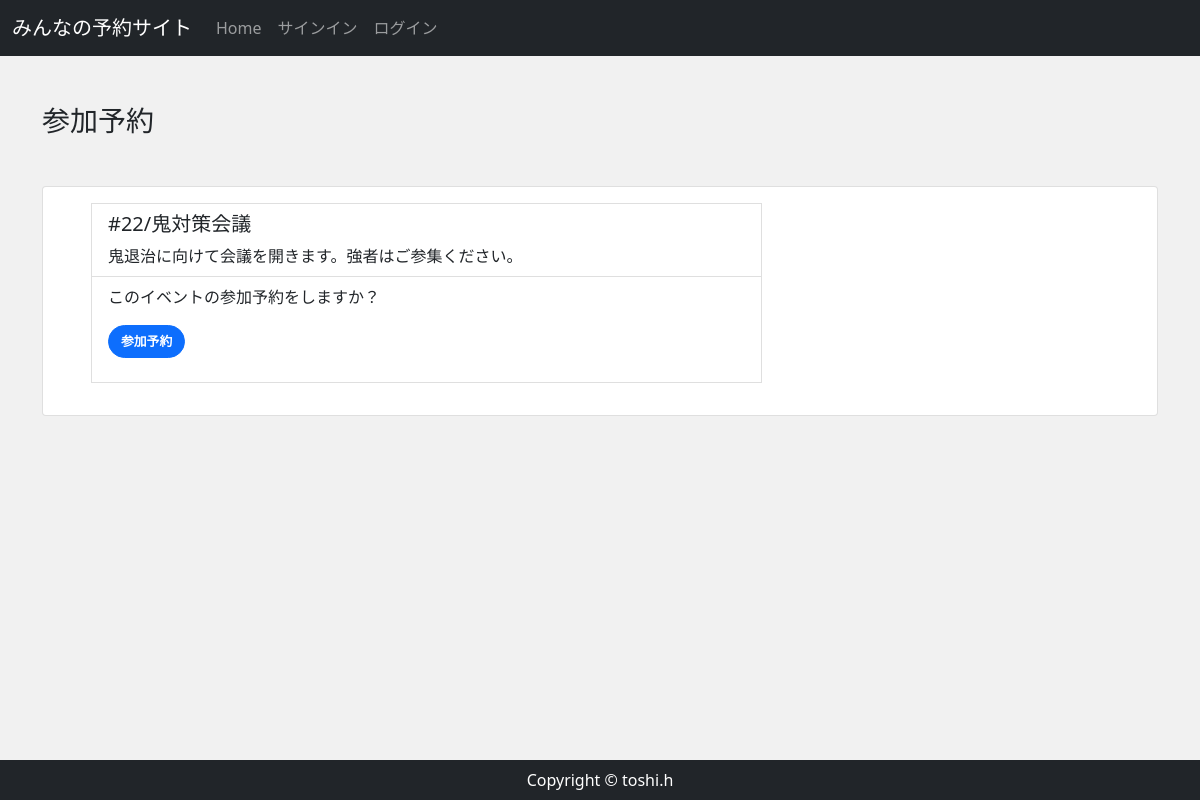
Page /event_join/22/ on the committed database.
### reservation/models.py (models this page shows, shortened)
class Event(models.Model):
    event_title = models.CharField(max_length=150)
    event_detail = models.TextField()
    group = models.ForeignKey(Group,  on_delete=models.CASCADE, related_name="group_event")
    event_date = models.DateField()
    start_time = models.TimeField()
    end_time = models.TimeField()

### reservation/views.py (the view, shortened to what this page needs)
# urls.py: path('event_join/<int:pk>/', views.EventJoinView.as_view(), name='event_join'), #イベント予約
class EventJoinView(View): #イベント予約
    model=Event
    def get(self, request, *args, **kwargs):
        event = Event.objects.get(id=self.kwargs['pk'])
        return render(request, 'reservation/event_join.html',{
            'event': event,
        })

### reservation/templates/reservation/event_join.html (shortened to what this page needs)
{% extends 'reservation/base.html' %}
{% block content %}
    <div class="my-5">
        <h3>参加予約</h3>
    </div>
    <div class="card mb-3 col-lg-auto" style="">
        <div class="row no-gutters">
            <div class="col-md-8">
                <div class="card-body">
                <ul>
                    <li class="list-group-item">
                        <h5 class="card-title">#{{ event.id }}/{{ event.event_title }}</h5>
                        <p class="card-text">{{ event.event_detail }}</p>
                    </li>
                    <li class="list-group-item">
                    <form action="" method="POST">
                        <p>このイベントの参加予約をしますか？</p>
                        <p><button type="submit" class="btn btn-primary">参加予約 </button></p>
                    </form>
                    </li>
                </ul>
                </div>
            </div>
        </div>
    </div>
{% endblock %}

### reservation/static/css/rsv_style.css (style rules this page uses)
* { margin: 0; padding: 0; box-sizing: border-box; }
.btn { font-size: 80%; border-radius: 5rem; font-weight: bold; }

### rows in the picture
Event: id "22", event_title "鬼対策会議", event_detail "鬼退治に向けて会議を開きます。強者はご参集ください。"
